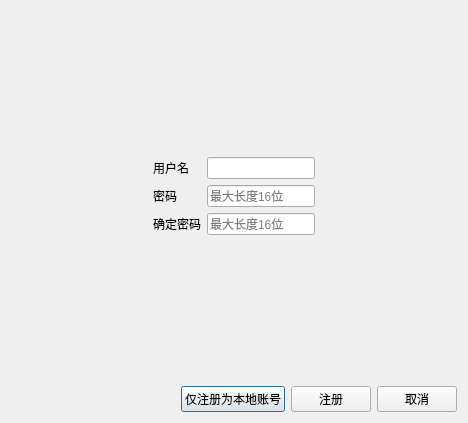
<?xml version="1.0" encoding="UTF-8"?>
<ui version="4.0">
 <class>CRegisterDialog</class>
 <widget class="QDialog" name="CRegisterDialog">
  <property name="geometry">
   <rect>
    <x>0</x>
    <y>0</y>
    <width>468</width>
    <height>423</height>
   </rect>
  </property>
  <property name="windowTitle">
   <string>Dialog</string>
  </property>
  <layout class="QVBoxLayout" name="verticalLayout">
   <item>
    <spacer name="verticalSpacer">
     <property name="orientation">
      <enum>Qt::Vertical</enum>
     </property>
     <property name="sizeHint" stdset="0">
      <size>
       <width>20</width>
       <height>118</height>
      </size>
     </property>
    </spacer>
   </item>
   <item>
    <layout class="QHBoxLayout" name="horizontalLayout">
     <item>
      <spacer name="horizontalSpacer">
       <property name="orientation">
        <enum>Qt::Horizontal</enum>
       </property>
       <property name="sizeHint" stdset="0">
        <size>
         <width>40</width>
         <height>20</height>
        </size>
       </property>
      </spacer>
     </item>
     <item>
      <layout class="QFormLayout" name="formLayout">
       <item row="0" column="0">
        <widget class="QLabel" name="label">
         <property name="text">
          <string>用户名</string>
         </property>
        </widget>
       </item>
       <item row="0" column="1">
        <widget class="QLineEdit" name="leUserName">
         <property name="maxLength">
          <number>32</number>
         </property>
        </widget>
       </item>
       <item row="4" column="1">
        <widget class="QLineEdit" name="lePasswdSure">
         <property name="maxLength">
          <number>16</number>
         </property>
         <property name="echoMode">
          <enum>QLineEdit::Password</enum>
         </property>
         <property name="placeholderText">
          <string>最大长度16位</string>
         </property>
        </widget>
       </item>
       <item row="4" column="0">
        <widget class="QLabel" name="label_3">
         <property name="text">
          <string>确定密码</string>
         </property>
        </widget>
       </item>
       <item row="2" column="1">
        <widget class="QLineEdit" name="lePasswd">
         <property name="maxLength">
          <number>16</number>
         </property>
         <property name="echoMode">
          <enum>QLineEdit::Password</enum>
         </property>
         <property name="placeholderText">
          <string>最大长度16位</string>
         </property>
        </widget>
       </item>
       <item row="2" column="0">
        <widget class="QLabel" name="label_2">
         <property name="text">
          <string>密码</string>
         </property>
        </widget>
       </item>
      </layout>
     </item>
     <item>
      <spacer name="horizontalSpacer_2">
       <property name="orientation">
        <enum>Qt::Horizontal</enum>
       </property>
       <property name="sizeHint" stdset="0">
        <size>
         <width>40</width>
         <height>20</height>
        </size>
       </property>
      </spacer>
     </item>
    </layout>
   </item>
   <item>
    <spacer name="verticalSpacer_2">
     <property name="orientation">
      <enum>Qt::Vertical</enum>
     </property>
     <property name="sizeHint" stdset="0">
      <size>
       <width>20</width>
       <height>118</height>
      </size>
     </property>
    </spacer>
   </item>
   <item>
    <layout class="QHBoxLayout" name="horizontalLayout_2">
     <item>
      <spacer name="horizontalSpacer_3">
       <property name="orientation">
        <enum>Qt::Horizontal</enum>
       </property>
       <property name="sizeHint" stdset="0">
        <size>
         <width>40</width>
         <height>20</height>
        </size>
       </property>
      </spacer>
     </item>
     <item>
      <widget class="QPushButton" name="btnOK">
       <property name="text">
        <string>仅注册为本地账号</string>
       </property>
      </widget>
     </item>
     <item>
      <widget class="QPushButton" name="btnRegister">
       <property name="text">
        <string>注册</string>
       </property>
      </widget>
     </item>
     <item>
      <widget class="QPushButton" name="btnCancel">
       <property name="text">
        <string>取消</string>
       </property>
      </widget>
     </item>
    </layout>
   </item>
  </layout>
 </widget>
 <resources/>
 <connections>
  <connection>
   <sender>btnCancel</sender>
   <signal>clicked()</signal>
   <receiver>CRegisterDialog</receiver>
   <slot>accept()</slot>
   <hints>
    <hint type="sourcelabel">
     <x>383</x>
     <y>406</y>
    </hint>
    <hint type="destinationlabel">
     <x>294</x>
     <y>279</y>
    </hint>
   </hints>
  </connection>
 </connections>
 <slots>
  <slot>slotOk()</slot>
  <slot>slotCancel()</slot>
 </slots>
</ui>
